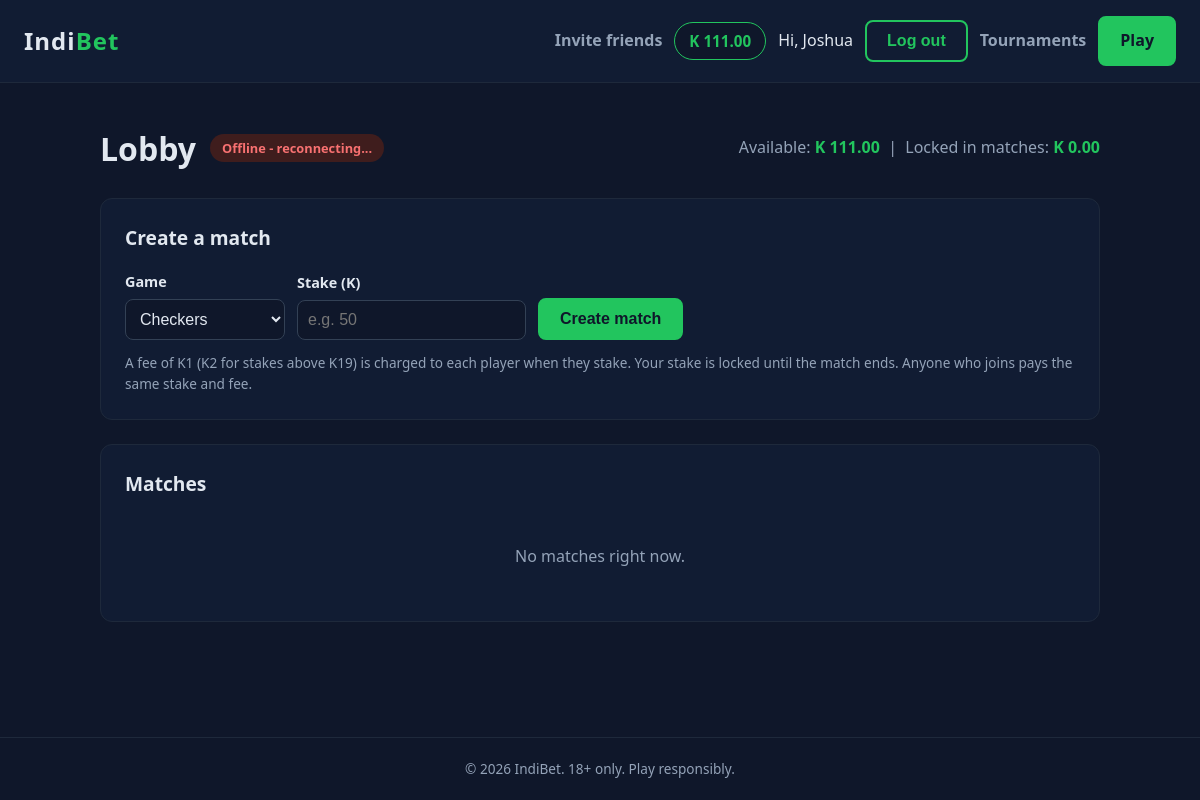
Before: /matches/ (signed in) with the older database file.
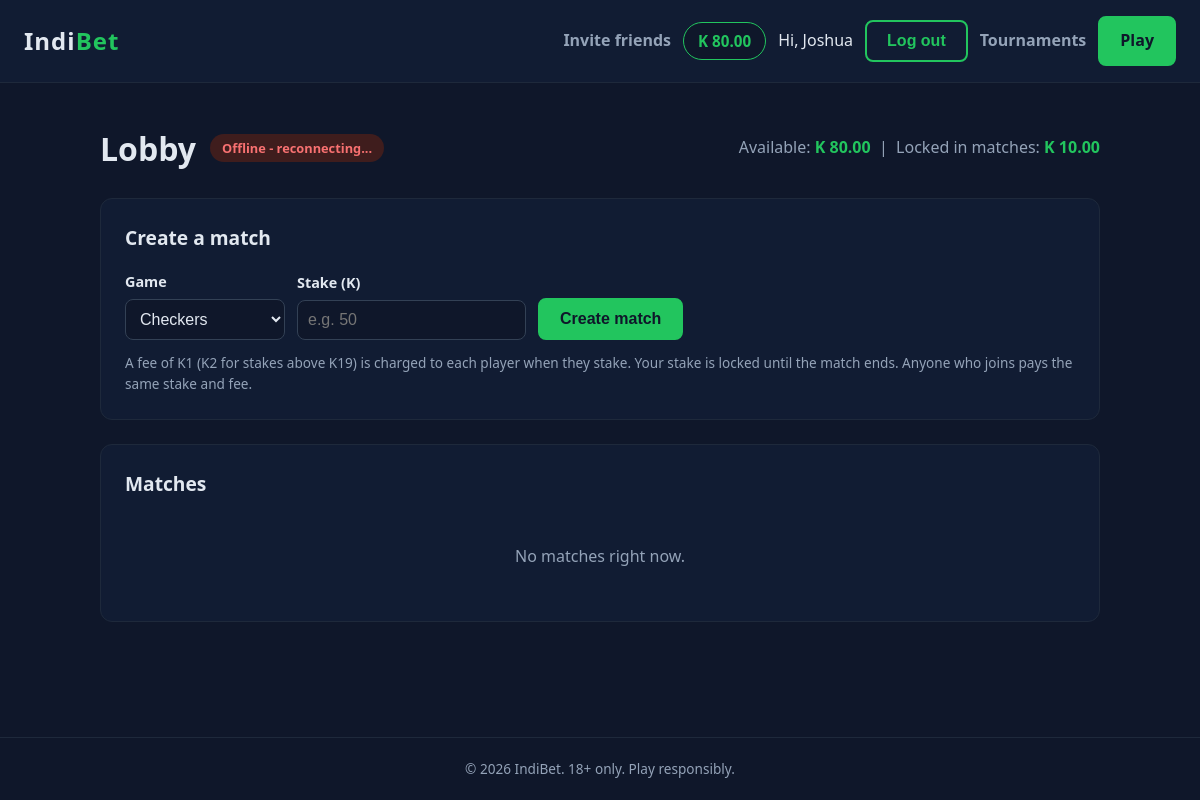
After: the same page with the newer database file.
### accounts/models.py (models this page shows, shortened)
class User(AbstractUser):
    phone = models.CharField(max_length=20, blank=True)
    date_of_birth = models.DateField(null=True, blank=True)
    referral_code = models.CharField(
        max_length=12, unique=True, null=True, blank=True, editable=False
    )
    referred_by = models.ForeignKey(
        "self",
        null=True,
        blank=True,
        on_delete=models.SET_NULL,
        related_name="referrals",
    )

### wallet/models.py (models this page shows, shortened)
class Wallet(models.Model):
    user = models.OneToOneField(
        settings.AUTH_USER_MODEL,
        on_delete=models.PROTECT,
        related_name="wallet",
    )
    available = models.DecimalField(max_digits=14, decimal_places=2, default=Decimal("0.00"))
    held = models.DecimalField(max_digits=14, decimal_places=2, default=Decimal("0.00"))
    updated_at = models.DateTimeField(auto_now=True)
    class Meta:
        constraints = [
            models.CheckConstraint(
                condition=models.Q(available__gte=0),
                name="wallet_available_gte_0",
            ),
            models.CheckConstraint(
                condition=models.Q(held__gte=0),
                name="wallet_held_gte_0",
            ),
        ]

### matches/views.py (the view)
# urls.py: path("", views.lobby, name="lobby"),
@login_required
def lobby(request):
    wallet, _ = Wallet.objects.get_or_create(user=request.user)
    context = {
        "wallet": wallet,
        "games": Match.Game.choices,
    }
    return render(request, "matches/lobby.html", context)

### matches/templates/matches/lobby.html (shortened to what this page needs)
{% extends "core/base.html" %}
{% block content %}
<div class="container lobby">
    <div class="lobby-head">
        <h1>Lobby <span id="live-status" class="live">Connecting...</span></h1>
        <div class="your-balance">
            Available: <strong id="balance-available">K {{ wallet.available|floatformat:2 }}</strong>
            &nbsp;|&nbsp; Locked in matches: <strong id="balance-held">K {{ wallet.held|floatformat:2 }}</strong>
        </div>
    </div>
    <section class="panel">
        <h2>Create a match</h2>
        <form id="create-form" class="create-form">
            <div class="field">
                <label for="game">Game</label>
                <select id="game">
                    {% for value, label in games %}
                    <option value="{{ value }}">{{ label }}</option>
                    {% endfor %}
                </select>
            </div>
            <div class="field">
                <label for="stake">Stake (K)</label>
                <input id="stake" type="number" min="1" step="0.01" placeholder="e.g. 50" required>
            </div>
            <button type="submit" class="btn btn-primary">Create match</button>
        </form>
               <p class="hint">A fee of K1 (K2 for stakes above K19) is charged to each player when they stake. Your stake is locked until the match ends. Anyone who joins pays the same stake and fee.</p>
    </section>
    <section class="panel">
        <h2>Matches</h2>
        <div id="matches-list" class="match-list">
            <div class="empty" id="empty-message">No matches right now.</div>
        </div>
    </section>
</div>
{% endblock %}

### core/templates/core/base.html (shortened to what this page needs)
<!DOCTYPE html>
<html lang="en">
<head>
</head>
<body>
    <header class="navbar">
        <a href="/" class="logo">Indi<span>Bet</span></a>
        <nav class="nav-links">
            {% block nav %}
            {% if user.is_authenticated %}
                <a href="{% url 'accounts:referrals' %}" class="nav-link">Invite friends</a>
                <a href="{% url 'wallet:wallet' %}" class="balance" title="Available balance">K {{ user.wallet.available|floatformat:2 }}</a>
                <span>Hi, {{ user.username }}</span>
                <form method="post" action="{% url 'accounts:logout' %}" style="display:inline;">
                    <button type="submit" class="btn btn-outline" style="font-size:1rem;">Log out</button>
                </form>
            {% else %}
                <a href="{% url 'accounts:login' %}" class="btn btn-outline">Log in</a>
                <a href="{% url 'accounts:signup' %}" class="btn btn-primary">Sign up</a>
            {% endif %}
            {% endblock %}
            <a href="{% url 'tournaments:list' %}" class="nav-link">Tournaments</a>
            <a href="{% url 'matches:lobby' %}" class="btn btn-primary">Play</a>
        </nav>
    </header>
    <main>
        {% block content %}{% endblock %}
    </main>
    <footer>
        <p>&copy; 2026 IndiBet. 18+ only. Play responsibly.</p>
    </footer>
</body>
</html>

Changed rows visible on the page:
changed User "Joshua": wallet.available "111.00" → "80.00"
changed Wallet: available "111.00" → "80.00"; held "0.00" → "10.00"
